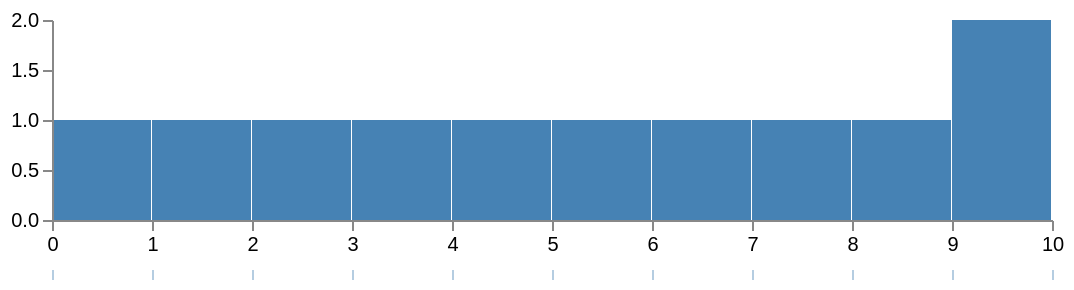

Vega-Lite specification stored for this chart:
### Vega specification from a JSON file in a GitHub repository (floating-point values rounded to 4 significant figures)
{"$schema": "https://vega.github.io/schema/vega/v5.json", "description": "An interactive histogram for visualizing a univariate distribution.", "width": 500, "height": 100, "padding": 5, "signals": [{"name": "binOffset", "value": 0, "bind": {"input": "range", "min": 1, "max": 10}}, {"name": "binStep", "value": 1, "bind": {"input": "range", "min": 0.001, "max": 0, "step": 1}}], "data": [{"name": "points", "values": [{"u": 0}, {"u": 1}, {"u": 2}, {"u": 3}, {"u": 4}, {"u": 5}, {"u": 6}, {"u": 7}, {"u": 8}, {"u": 9}, {"u": 10}]}, {"name": "binned", "source": "points", "transform": [{"type": "bin", "field": "u", "extent": [0, 10], "anchor": {"signal": "binOffset"}, "step": {"signal": "binStep"}, "nice": false}, {"type": "aggregate", "key": "bin0", "groupby": ["bin0", "bin1"], "fields": ["bin0"], "ops": ["count"], "as": ["count"]}]}], "scales": [{"name": "xscale", "type": "linear", "range": "width", "domain": [0, 10]}, {"name": "yscale", "type": "linear", "range": "height", "round": true, "domain": {"data": "binned", "field": "count"}, "zero": true, "nice": true}], "axes": [{"orient": "bottom", "scale": "xscale", "zindex": 1}, {"orient": "left", "scale": "yscale", "tickCount": 5, "zindex": 1}], "marks": [{"type": "rect", "from": {"data": "binned"}, "encode": {"update": {"x": {"scale": "xscale", "field": "bin0"}, "x2": {"scale": "xscale", "field": "bin1", "offset": {"signal": "binStep > 0.02 ? -0.5 : 0"}}, "y": {"scale": "yscale", "field": "count"}, "y2": {"scale": "yscale", "value": 0}, "fill": {"value": "steelblue"}}, "hover": {"fill": {"value": "firebrick"}}}}, {"type": "rect", "from": {"data": "points"}, "encode": {"enter": {"x": {"scale": "xscale", "field": "u"}, "width": {"value": 1}, "y": {"value": 25, "offset": {"signal": "height"}}, "height": {"value": 5}, "fill": {"value": "steelblue"}, "fillOpacity": {"value": 0.4}}}}]}
